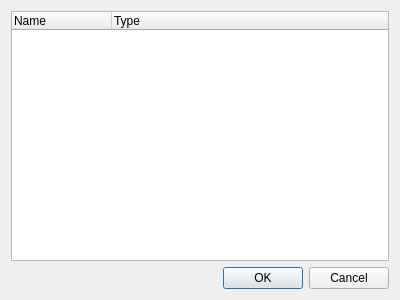
<?xml version="1.0" encoding="UTF-8"?>
<ui version="4.0">
 <author>Massimo Callegari</author>
 <comment>
  Q Light Controller Plus
  vcwidgetselection.ui

  Copyright (c) 2015 Massimo Callegari

  Licensed under the Apache License, Version 2.0 (the "License");
  you may not use this file except in compliance with the License.
  You may obtain a copy of the License at

      http://www.apache.org/licenses/LICENSE-2.0.txt

  Unless required by applicable law or agreed to in writing, software
  distributed under the License is distributed on an "AS IS" BASIS,
  WITHOUT WARRANTIES OR CONDITIONS OF ANY KIND, either express or implied.
  See the License for the specific language governing permissions and
  limitations under the License.
 </comment>
 <class>VCWidgetSelection</class>
 <widget class="QDialog" name="VCWidgetSelection">
  <property name="geometry">
   <rect>
    <x>0</x>
    <y>0</y>
    <width>400</width>
    <height>300</height>
   </rect>
  </property>
  <property name="windowTitle">
   <string>Virtual Console widget selection</string>
  </property>
  <layout class="QVBoxLayout" name="verticalLayout_2">
   <item>
    <layout class="QVBoxLayout" name="verticalLayout">
     <item>
      <widget class="QTreeWidget" name="m_tree">
       <column>
        <property name="text">
         <string>Name</string>
        </property>
       </column>
       <column>
        <property name="text">
         <string>Type</string>
        </property>
       </column>
      </widget>
     </item>
    </layout>
   </item>
   <item>
    <widget class="QDialogButtonBox" name="m_buttonBox">
     <property name="orientation">
      <enum>Qt::Horizontal</enum>
     </property>
     <property name="standardButtons">
      <set>QDialogButtonBox::Cancel|QDialogButtonBox::Ok</set>
     </property>
    </widget>
   </item>
  </layout>
 </widget>
 <resources/>
 <connections>
  <connection>
   <sender>m_buttonBox</sender>
   <signal>accepted()</signal>
   <receiver>VCWidgetSelection</receiver>
   <slot>accept()</slot>
   <hints>
    <hint type="sourcelabel">
     <x>248</x>
     <y>254</y>
    </hint>
    <hint type="destinationlabel">
     <x>157</x>
     <y>274</y>
    </hint>
   </hints>
  </connection>
  <connection>
   <sender>m_buttonBox</sender>
   <signal>rejected()</signal>
   <receiver>VCWidgetSelection</receiver>
   <slot>reject()</slot>
   <hints>
    <hint type="sourcelabel">
     <x>316</x>
     <y>260</y>
    </hint>
    <hint type="destinationlabel">
     <x>286</x>
     <y>274</y>
    </hint>
   </hints>
  </connection>
 </connections>
</ui>
